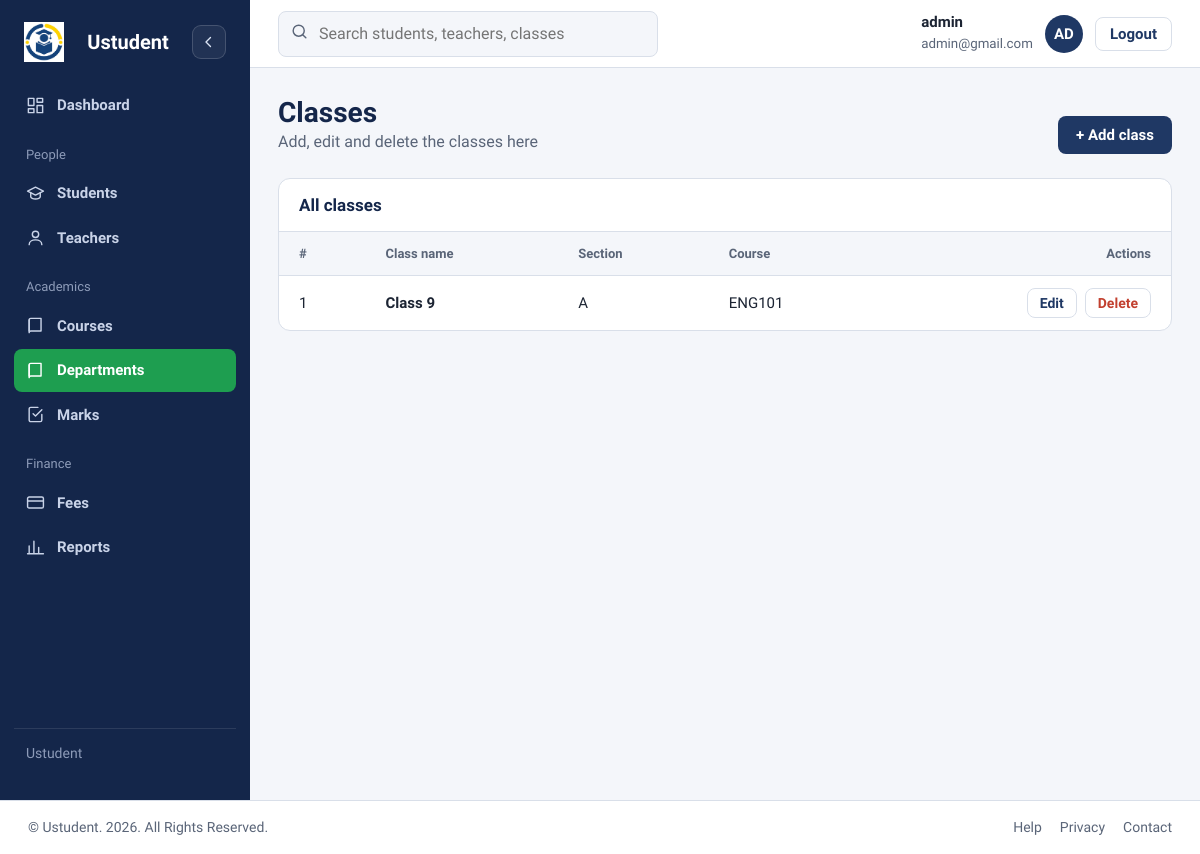
The page /admin/classes.php (signed in) on the database as committed earlier.
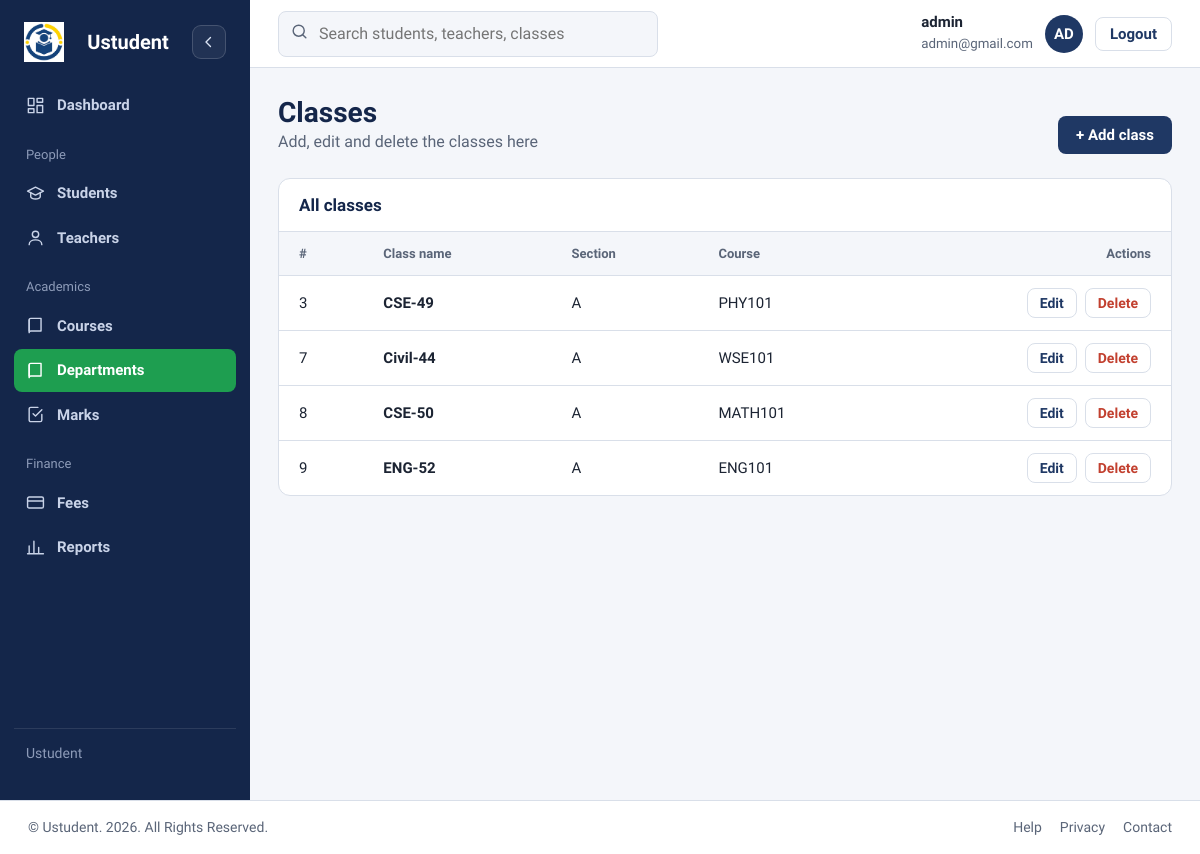
The same page on the database as committed later.
### tables this page shows
CREATE TABLE `classes` (
  `id` int UNSIGNED NOT NULL,
  `class_name` varchar(50) NOT NULL,
  `section` varchar(10) NOT NULL,
  `course_id` int UNSIGNED NOT NULL,
  `created_at` timestamp NULL DEFAULT CURRENT_TIMESTAMP
);

CREATE TABLE `courses` (
  `id` int UNSIGNED NOT NULL,
  `course_name` varchar(100) NOT NULL,
  `description` text
);

### admin/classes.php (the view, shortened to what this page needs)
<?php
include '../database/dbconfig.php';
$result = $conn->query("SELECT classes.*, courses.course_name
                        FROM classes
                        INNER JOIN courses ON classes.course_id=courses.id
                        ORDER BY classes.id ASC");
?>
<!DOCTYPE html>
<html lang="en">
<head>
<?php include '../includes/admin_dashboard_css.php'; ?>
<link rel="stylesheet" href="../assets/css/courses.css">
</head>
<body>
<div class="app">
    <?php include '../includes/sidebar.php'; ?>
    <div class="main">
        <?php include '../includes/topbar.php'; ?>
        <main class="content">
            <div class="head">
                <div>
                    <h1>Classes</h1>
                    <p>Add, edit and delete the classes here</p>
                </div>
                <a href="classes.php?action=add" class="btn">+ Add class</a>
            </div>
            <section class="card">
                <h2>All classes</h2>
                <table>
                    <thead>
                        <tr>
                            <th>#</th>
                            <th>Class name</th>
                            <th>Section</th>
                            <th>Course</th>
                            <th class="num">Actions</th>
                        </tr>
                    </thead>
                    <tbody>
                    <?php if ($result && $result->num_rows > 0) { ?>
                        <?php while ($row = $result->fetch_assoc()) { ?>
                            <tr>
                                <td><?php echo $row['id']; ?></td>
                                <td><b><?php echo htmlspecialchars($row['class_name'], ENT_QUOTES, 'UTF-8'); ?></b></td>
                                <td><?php echo htmlspecialchars($row['section'], ENT_QUOTES, 'UTF-8'); ?></td>
                                <td><?php echo htmlspecialchars($row['course_name'], ENT_QUOTES, 'UTF-8'); ?></td>
                                <td>
                                    <div class="row-actions">
                                        <a class="small-btn" href="classes.php?action=edit&id=<?php echo $row['id']; ?>">Edit</a>
                                        <form method="post" onsubmit="return confirm('Delete this class?');">
                                            <button type="submit" name="delete_class" class="small-btn danger">Delete</button>
                                        </form>
                                    </div>
                                </td>
                            </tr>
                        <?php } ?>
                    <?php } else { ?>
                        <tr>
                            <td colspan="5" class="empty">No classes found.</td>
                        </tr>
                    <?php } ?>
                    </tbody>
                </table>
            </section>
        </main>
    </div>
</div>
<?php include '../includes/footer.php'; ?>
</body>
</html>

### includes/admin_dashboard_css.php
<link rel="stylesheet" href="../assets/css/admin_dashboard.css">

### includes/sidebar.php (shortened to what this page needs)
<?php $currentSidebarPage = basename($_SERVER['PHP_SELF']); ?>
<aside class="side" id="admin-sidebar">
  <div class="logo">
    <img src="../assets/images/logo.jpg" alt="logo">
    <span class="brand-name">Ustudent</span>
    <button class="sidebar-toggle" type="button" aria-controls="admin-sidebar" aria-label="Collapse sidebar" aria-expanded="true" title="Collapse sidebar">
      <svg viewBox="0 0 24 24" aria-hidden="true"><path d="M14 6l-6 6 6 6"/></svg>
    </button>
  </div>
  <nav aria-label="Main">
    <a class="<?php echo $currentSidebarPage === 'dashboard_admin.php' ? 'on' : ''; ?>" href="dashboard_admin.php" title="Dashboard"><svg viewBox="0 0 24 24"><rect x="3" y="3" width="7" height="9"/><rect x="14" y="3" width="7" height="5"/><rect x="14" y="12" width="7" height="9"/><rect x="3" y="16" width="7" height="5"/></svg><span class="nav-label">Dashboard</span></a>
    <div class="group">People</div>
    <a class="<?php echo $currentSidebarPage === 'student.php' ? 'on' : ''; ?>" href="student.php" title="Students"><svg viewBox="0 0 24 24"><path d="M2 9l10-5 10 5-10 5z"/><path d="M6 11v5c0 1.5 3 3 6 3s6-1.500 6-3v-5"/></svg><span class="nav-label">Students</span></a>
    <a class="<?php echo $currentSidebarPage === 'teacher.php' ? 'on' : ''; ?>" href="teacher.php" title="Teachers"><svg viewBox="0 0 24 24"><circle cx="12" cy="8" r="4"/><path d="M4 21c0-4 4-6 8-6s8 2 8 6"/></svg><span class="nav-label">Teachers</span></a>
    <div class="group">Academics</div>
    <a class="<?php echo $currentSidebarPage === 'courses.php' ? 'on' : ''; ?>" href="courses.php" title="Subjects"><svg viewBox="0 0 24 24"><path d="M4 5a2 2 0 012-2h13v16H6a2 2 0 00-2 2z"/><path d="M4 19V5"/></svg><span class="nav-label">Courses</span></a>
    <a class="<?php echo $currentSidebarPage === 'classes.php' ? 'on' : ''; ?>" href="classes.php" title="Classes"><svg viewBox="0 0 24 24"><path d="M4 5a2 2 0 012-2h13v16H6a2 2 0 00-2 2z"/><path d="M4 19V5"/></svg><span class="nav-label">Departments</span></a>
    <a class="<?php echo $currentSidebarPage === 'marks.php' ? 'on' : ''; ?>" href="marks.php" title="Marks"><svg viewBox="0 0 24 24"><path d="M9 11l3 3 8-8"/><path d="M20 12v7a2 2 0 01-2 2H6a2 2 0 01-2-2V5a2 2 0 012-2h9"/></svg><span class="nav-label">Marks</span></a>
    <div class="group">Finance</div>
    <a class="<?php echo $currentSidebarPage === 'fees.php' ? 'on' : ''; ?>" href="fees.php" title="Fees"><svg viewBox="0 0 24 24"><rect x="2" y="5" width="20" height="14" rx="2"/><path d="M2 10h20"/></svg><span class="nav-label">Fees</span></a>
    <a class="<?php echo $currentSidebarPage === 'reports.php' ? 'on' : ''; ?>" href="reports.php" title="Reports"><svg viewBox="0 0 24 24"><path d="M4 20V10M10 20V4M16 20v-8M22 20H2"/></svg><span class="nav-label">Reports</span></a>
  </nav>
  <div class="foot"><span>Ustudent</span></div>
</aside>

### includes/topbar.php
<header class="top">
      <div class="search">
        <svg viewBox="0 0 24 24"><circle cx="11" cy="11" r="7"/><path d="M20 20l-4-4"/></svg>
        <input type="search" placeholder="Search students, teachers, classes" aria-label="Search">
      </div>
      <div class="me">
        <div><b><?php echo $_SESSION['name']; ?></b><small><?php echo $_SESSION['email']; ?></small></div>
        <span class="av"><?php echo strtoupper(substr($_SESSION['name'], 0,2)) ?></span>
        <button class="logout" type="button"> <a href="../login.php">Logout</a></button>
      </div>
    </header>

### includes/footer.php
<footer class="site-footer">
  <span>&copy; Ustudent. 2026.  All Rights Reserved.</span>
  <nav aria-label="Footer">
    <a href="#">Help</a>
    <a href="#">Privacy</a>
    <a href="#">Contact</a>
  </nav>
</footer>

### assets/css/admin_dashboard.css (style rules this page uses)
.content { padding:28px;max-width:1200px;width:100% }
.head { display:flex;justify-content:space-between;align-items:flex-end;gap:16px;flex-wrap:wrap;margin-bottom:24px }
.head h1 { font-size:28px }
.head p { color:var(--muted);margin:0 }
.card { background:var(--white);border:1px solid var(--line);border-radius:12px;overflow:hidden }
.card > h2 { font-size:17px;padding:16px 20px;border-bottom:1px solid var(--line);display:flex;justify-content:space-between;align-items:center }
table { width:100%;border-collapse:collapse }
th,td { padding:12px 20px;text-align:left;border-bottom:1px solid var(--line);font-size:15px }
tr:last-child td { border-bottom:0 }
th { font-size:13px;color:var(--muted);font-weight:600;background:var(--paper) }
.num { text-align:right }
:root { --navy:#1f3864; --navy-deep:#14264a; --green:#1e9e50; --green-soft:#e4f4ea; --gold:#d8b32a; --gold-soft:#fbf3d3; --red:#c2402f; --red-soft:#fbe6e2; --blue-soft:#e6edf8; --ink:#1c2433; --muted:#5a6578; --line:#d9dfe9; --paper:#f4f6fa; --white:#fff; --head:"Bricolage Grotesque","Segoe UI",Arial,sans-serif; --body:"Source Sans 3","Segoe UI",Arial,sans-serif; }
* { box-sizing:border-box }
body { margin:0;font:400 16px/1.5 var(--body);color:var(--ink);background:var(--paper) }
h1,h2,h3 { font-family:var(--head);margin:0;line-height:1.2;color:var(--navy-deep) }
a { color:inherit;text-decoration:none }
.app { display:grid;grid-template-columns:250px minmax(0,1fr);min-height:100vh;transition:grid-template-columns .22s ease }
.main { min-width:0;display:flex;flex-direction:column;min-height:100vh }
.main > .content { flex:1 }
.btn { display:inline-block;background:var(--navy);color:var(--white);padding:10px 18px;border-radius:8px;border:0;cursor:pointer;font:600 15px var(--body) }
.side { background:var(--navy-deep);color:#c9d3e8;padding:22px 14px;position:sticky;top:0;height:100vh;display:flex;flex-direction:column }
.logo { display:flex;align-items:center;gap:12px;padding:0 10px 22px;font:700 18px var(--head);color:var(--white) }
.side nav { display:grid;gap:2px }
.side nav .group { font-size:13px;color:#8d9bb8;padding:16px 12px 6px }
.side nav a { display:flex;align-items:center;gap:12px;padding:10px 12px;border-radius:8px;font-weight:600;font-size:15px }
.side nav a.on { background:var(--green);color:var(--white) }
.side svg { width:19px;height:19px;flex:none;stroke:currentColor;fill:none;stroke-width:1.8;stroke-linecap:round;stroke-linejoin:round }
.side .foot { margin-top:auto;padding:14px 12px;font-size:14px;color:#8d9bb8;border-top:1px solid rgba(255,255,255,.1) }
.top { background:var(--white);border-bottom:1px solid var(--line);height:68px;padding:0 28px;display:flex;align-items:center;justify-content:space-between;gap:16px }
.search { flex:1;max-width:380px;position:relative }
.search input { width:100%;padding:10px 14px 10px 40px;border:1.5px solid var(--line);border-radius:8px;font:inherit;background:var(--paper) }
.search svg { position:absolute;left:12px;top:11px;width:19px;height:19px;stroke:var(--muted);fill:none;stroke-width:1.8;stroke-linecap:round }
.me { display:flex;align-items:center;gap:12px }
.me .av { width:38px;height:38px;border-radius:50%;background:var(--navy);color:var(--white);display:grid;place-items:center;font:700 15px var(--head) }
.me b { display:block;font-size:15px;line-height:1.2 }
.me small { color:var(--muted) }
.logout { border:1.5px solid var(--line);border-radius:8px;padding:7px 14px;font:600 15px var(--body);background:var(--white);cursor:pointer;color:var(--navy) }
.logo { display: flex; align-items: center; justify-content: space-between; gap: 10px; font-size: 20px; font-weight: 700; color: #fff; }
.logo img { width: 40px; height: 40px; object-fit: contain; display: block; }
.sidebar-toggle { width: 34px; height: 34px; display: grid; place-items: center; flex: none; border: 1px solid rgba(255,255,255,.16); border-radius: 9px; color: #dce5f5; background: rgba(255,255,255,.06); cursor: pointer; transition: background .2s ease, transform .2s ease; }
.sidebar-toggle svg { width: 18px; height: 18px; transition: transform .2s ease; }
.site-footer { background:var(--white);border-top:1px solid var(--line);padding:16px 28px;display:flex;justify-content:space-between;gap:12px;flex-wrap:wrap;color:var(--muted);font-size:14px }
.site-footer nav { display:flex;gap:18px }

Rows that differ between the two databases and show on the page:
removed classes: id "1", class_name "Class 9", section "A", course.course_name "ENG101"
added classes: id "3", class_name "CSE-49", section "A", course.course_name "PHY101"
added classes: id "7", class_name "Civil-44", section "A", course.course_name "WSE101"
added classes: id "8", class_name "CSE-50", section "A", course.course_name "MATH101"
added classes: id "9", class_name "ENG-52", section "A", course.course_name "ENG101"
